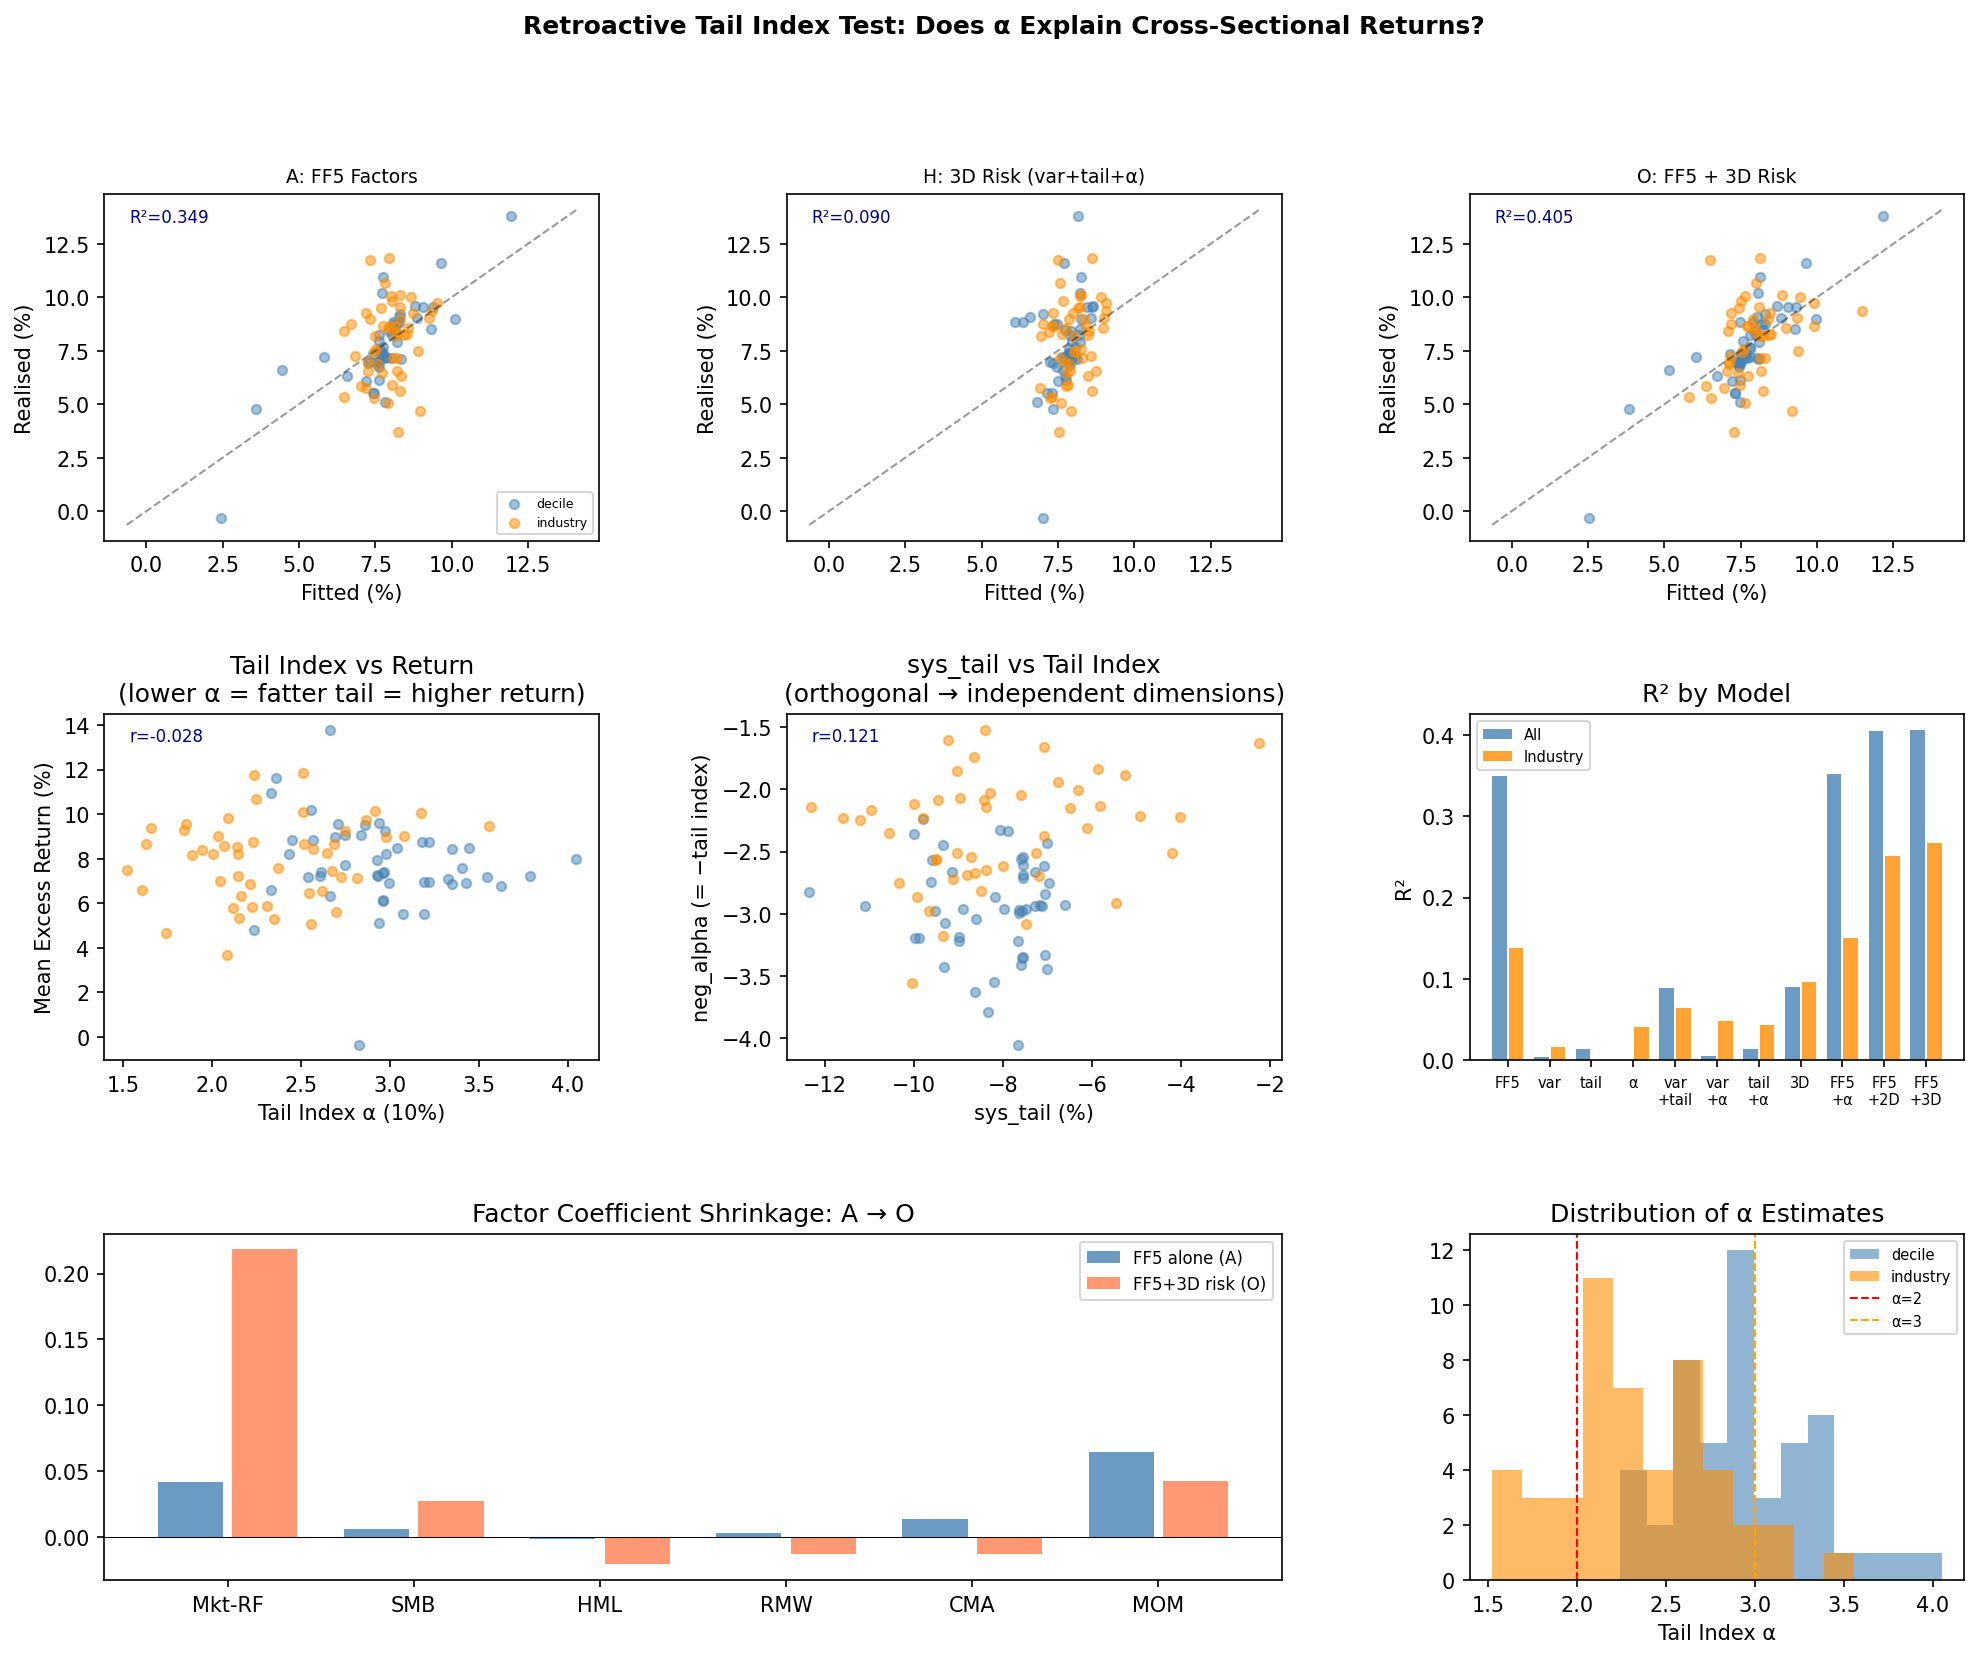

The script that saved this image:
"""
Retroactive Tail Index Test
============================
Cleanest possible test: does realised full-sample systematic tail index
explain cross-sectional variation in realised full-sample mean returns,
and does it mediate FF5 factor explanatory power?

No rolling windows. No forward prediction. Just:
  - Full sample (1963-2026) tail index for each portfolio
  - Full sample mean excess return for each portfolio
  - Cross-sectional regression

Key questions:
  1. What % of cross-sectional return variation does tail index explain?
  2. Does tail index outperform sys_var and sys_tail?
  3. Does tail index absorb factor explanatory power?
     (how much does each factor coefficient shrink?)
  4. Does tail index plus sys_var and sys_tail together
     explain more than any alone? (are they complementary?)
  5. What is the implied relative pricing of each risk dimension?

Test assets: FF5 decile portfolios + 49 industry portfolios
"""

import sys, warnings
warnings.filterwarnings('ignore')

try:
    import distutils
except ImportError:
    import types
    distutils = types.ModuleType('distutils')
    distutils.version = types.ModuleType('distutils.version')
    sys.modules['distutils'] = distutils
    sys.modules['distutils.version'] = distutils.version

import pandas as pd
import numpy as np
from scipy import stats
from sklearn.preprocessing import StandardScaler
import statsmodels.api as sm
import requests, zipfile, io
import matplotlib
matplotlib.use('Agg')
import matplotlib.pyplot as plt
import matplotlib.gridspec as gridspec


# ══════════════════════════════════════════════════════════════════════════════
# 1.  DATA
# ══════════════════════════════════════════════════════════════════════════════

FF_BASE = "https://mba.tuck.dartmouth.edu/pages/faculty/ken.french/ftp"
HEADERS = {'User-Agent': 'Mozilla/5.0 (Macintosh; Intel Mac OS X 10_15_7)'}

def _get_zip(filename):
    url = f"{FF_BASE}/{filename}_CSV.zip"
    r = requests.get(url, headers=HEADERS, timeout=30)
    r.raise_for_status()
    zf = zipfile.ZipFile(io.BytesIO(r.content))
    return zf.read(zf.namelist()[0]).decode('utf-8', errors='replace')

def _parse_monthly(content, n_cols):
    lines, rows, in_data = content.split('\n'), [], False
    for line in lines:
        s = line.strip().rstrip(',')
        if not s:
            if in_data: break
            continue
        parts = [p.strip() for p in s.split(',')]
        parts = [p for p in parts if p]
        if parts and parts[0].isdigit() and len(parts[0]) == 6:
            in_data = True
            if len(parts) >= n_cols:
                rows.append(parts[:n_cols])
        elif in_data:
            break
    return rows

def _make_df(rows, cols):
    df = pd.DataFrame(rows, columns=cols)
    df['Date'] = pd.to_datetime(df['Date'].str.strip(), format='%Y%m')
    df = df.set_index('Date').astype(float)
    return df.replace(-99.99, np.nan).replace(-999., np.nan)

def fetch_data():
    print("Fetching data...")
    rows = _parse_monthly(_get_zip('F-F_Research_Data_5_Factors_2x3'), 7)
    factors = _make_df(rows, ['Date','Mkt-RF','SMB','HML','RMW','CMA','RF'])
    print("  ✓ FF5 factors")
    rows = _parse_monthly(_get_zip('F-F_Momentum_Factor'), 2)
    mom = _make_df(rows, ['Date','MOM'])
    print("  ✓ Momentum factor")
    decile_specs = {
        'value': ('Portfolios_Formed_on_BE-ME', 11),
        'size':  ('Portfolios_Formed_on_ME',    11),
        'prof':  ('Portfolios_Formed_on_OP',    11),
        'inv':   ('Portfolios_Formed_on_INV',   11),
        'mom':   ('10_Portfolios_Prior_12_2',   11),
    }
    deciles = {}
    for name, (fname, nc) in decile_specs.items():
        rows = _parse_monthly(_get_zip(fname), nc)
        cols = ['Date'] + [f'D{i+1}' for i in range(10)]
        deciles[name] = _make_df(rows, cols)
        print(f"  ✓ {name} deciles")
    rows = _parse_monthly(_get_zip('49_Industry_Portfolios'), 50)
    industries = _make_df(rows, ['Date'] + [f'Ind{i+1}' for i in range(49)])
    print("  ✓ 49 industry portfolios")
    return factors, mom, deciles, industries


# ══════════════════════════════════════════════════════════════════════════════
# 2.  HILL ESTIMATOR
# ══════════════════════════════════════════════════════════════════════════════

def hill_estimator(losses, k_fraction=0.10, min_k=10):
    """
    Hill estimator for tail index α.
    Applied to portfolio losses in market tail months.
    Lower α = fatter systematic tail = riskier.
    """
    losses = np.asarray(losses, dtype=float)
    losses = losses[losses > 0]
    losses = np.sort(losses)[::-1]
    n = len(losses)
    if n < min_k:
        return np.nan, 0
    k = max(min_k, int(n * k_fraction))
    k = min(k, n - 1)
    log_ratios = np.log(losses[:k] / losses[k])
    if np.sum(log_ratios) <= 0:
        return np.nan, 0
    return float(k / np.sum(log_ratios)), k


# ══════════════════════════════════════════════════════════════════════════════
# 3.  PORTFOLIO CHARACTERISTICS
# ══════════════════════════════════════════════════════════════════════════════

FACTOR_VARS = ['load_Mkt-RF','load_SMB','load_HML',
               'load_RMW','load_CMA','load_MOM']

def compute_chars(ret_series, factors_df):
    """Full-sample characteristics for one portfolio."""
    idx = ret_series.index.intersection(factors_df.index)
    ret = ret_series.loc[idx].dropna() / 100
    idx = ret.index.intersection(factors_df.index)
    if len(idx) < 60:
        return None

    r   = ret.loc[idx]
    rf  = factors_df.loc[idx,'RF']  / 100
    mkt = factors_df.loc[idx,'Mkt-RF'] / 100
    smb = factors_df.loc[idx,'SMB'] / 100
    hml = factors_df.loc[idx,'HML'] / 100
    rmw = factors_df.loc[idx,'RMW'] / 100
    cma = factors_df.loc[idx,'CMA'] / 100
    mom_s = factors_df.loc[idx,'MOM'] / 100 \
            if 'MOM' in factors_df.columns \
            else pd.Series(0.0, index=idx)

    r_exc  = r - rf
    rm_exc = mkt

    # Factor loadings
    Xf  = sm.add_constant(pd.DataFrame({
        'Mkt-RF': mkt,'SMB': smb,'HML': hml,
        'RMW': rmw,'CMA': cma,'MOM': mom_s}))
    reg  = sm.OLS(r_exc, Xf).fit()
    beta = float(reg.params['Mkt-RF'])
    loadings = {f'load_{k}': reg.params[k]
                for k in ['Mkt-RF','SMB','HML','RMW','CMA','MOM']}

    # Systematic variance
    sys_var = float(beta**2 * rm_exc.var())

    # Tail measures at multiple thresholds
    tail_results = {}
    for q, ql in [(0.05,'q5'),(0.10,'q10'),(0.20,'q20')]:
        thresh    = float(np.percentile(rm_exc.dropna(), q*100))
        tail_mask = rm_exc <= thresh
        r_tail    = r_exc[tail_mask]
        rm_tail   = rm_exc[tail_mask]

        # sys_tail: mean return in market tail months
        sys_tail = float(r_tail.mean()) if len(r_tail) > 3 else np.nan

        # Tail index: Hill estimator on losses in market tail months
        losses   = -r_tail.values
        alpha, n_used = hill_estimator(losses, k_fraction=0.5,
                                        min_k=max(5, len(losses)//3))

        # Tail beta
        if len(r_tail) > 5 and rm_tail.var() > 1e-12:
            tail_beta = float(np.cov(r_tail, rm_tail)[0,1] / rm_tail.var())
        else:
            tail_beta = np.nan

        tail_results[f'sys_tail_{ql}']   = sys_tail
        tail_results[f'tail_alpha_{ql}'] = alpha
        tail_results[f'neg_alpha_{ql}']  = -alpha if not np.isnan(alpha) else np.nan
        tail_results[f'tail_beta_{ql}']  = tail_beta
        tail_results[f'n_tail_{ql}']     = n_used

    # Standalone moments
    sigma  = float(r_exc.std())
    skew   = float(stats.skew(r_exc.dropna()))
    kurt   = float(stats.kurtosis(r_exc.dropna()))
    var_5  = float(np.percentile(r_exc.dropna(), 5))

    # Mean excess return (annualised)
    mean_excess = float(r_exc.mean() * 12)

    return {
        'mean_excess': mean_excess,
        'n_obs':       len(idx),
        **loadings,
        'beta':        beta,
        'sys_var':     sys_var,
        'sigma':       sigma,
        'skewness':    skew,
        'kurtosis':    kurt,
        'var_5':       var_5,
        **tail_results,
    }


def build_cross_section(all_factors, deciles, industries):
    print("\nBuilding full-sample cross-section...")
    rows = []
    for fname, ddf in deciles.items():
        for col in ddf.columns:
            s   = ddf[col].dropna()
            idx = s.index.intersection(all_factors.index)
            row = compute_chars(s.loc[idx], all_factors.loc[idx])
            if row:
                row['portfolio_type'] = 'decile'
                row['factor_group']   = fname
                rows.append(row)
    for col in industries.columns:
        s   = industries[col].dropna()
        idx = s.index.intersection(all_factors.index)
        row = compute_chars(s.loc[idx], all_factors.loc[idx])
        if row:
            row['portfolio_type'] = 'industry'
            row['factor_group']   = 'industry'
            rows.append(row)
    df = pd.DataFrame(rows)
    print(f"  {len(df)} portfolios  "
          f"({(df.portfolio_type=='decile').sum()} decile, "
          f"{(df.portfolio_type=='industry').sum()} industry)")

    # Report tail index summary
    print(f"\n  Tail index summary (full sample, ~{int(df.n_obs.mean())} months):")
    for ql in ['q5','q10','q20']:
        col = f'tail_alpha_{ql}'
        v   = df[col].dropna()
        n   = df[f'n_tail_{ql}'].mean()
        print(f"    {ql}: α mean={v.mean():.2f}  std={v.std():.2f}  "
              f"min={v.min():.2f}  max={v.max():.2f}  "
              f"(avg {n:.0f} tail obs)")
    return df


# ══════════════════════════════════════════════════════════════════════════════
# 4.  CROSS-SECTIONAL REGRESSIONS
# ══════════════════════════════════════════════════════════════════════════════

def run_cross_section(df, label='All portfolios'):
    req = (FACTOR_VARS +
           ['mean_excess','sys_var',
            'sys_tail_q5','sys_tail_q10','sys_tail_q20',
            'neg_alpha_q5','neg_alpha_q10','neg_alpha_q20',
            'sigma','var_5'])
    sub = df.dropna(subset=req)
    y   = sub['mean_excess']
    n   = len(sub)

    print(f"\n{'='*65}")
    print(f"Retroactive Tail Index Test: {label}  (N={n})")
    print(f"{'='*65}")

    # Models
    models = {
        'A  FF5 factors':                      FACTOR_VARS,
        'B  sys_var only':                     ['sys_var'],
        'C  sys_tail (q10) only':              ['sys_tail_q10'],
        'D  neg_alpha (q10) only':             ['neg_alpha_q10'],
        'E  sys_var + sys_tail [2D]':          ['sys_var','sys_tail_q10'],
        'F  sys_var + neg_alpha':              ['sys_var','neg_alpha_q10'],
        'G  sys_tail + neg_alpha':             ['sys_tail_q10','neg_alpha_q10'],
        'H  3D: var + tail + alpha':           ['sys_var','sys_tail_q10',
                                                'neg_alpha_q10'],
        'I  alpha at q5':                      ['neg_alpha_q5'],
        'J  alpha at q20':                     ['neg_alpha_q20'],
        'K  3D at q5':                         ['sys_var','sys_tail_q5',
                                                'neg_alpha_q5'],
        'L  3D at q20':                        ['sys_var','sys_tail_q20',
                                                'neg_alpha_q20'],
        'M  FF5 + neg_alpha':                  FACTOR_VARS + ['neg_alpha_q10'],
        'N  FF5 + 2D risk':                    FACTOR_VARS + ['sys_var',
                                                               'sys_tail_q10'],
        'O  FF5 + 3D risk':                    FACTOR_VARS + ['sys_var',
                                                'sys_tail_q10','neg_alpha_q10'],
    }

    regs = {}
    ra   = sm.OLS(y, sm.add_constant(sub[FACTOR_VARS])).fit()
    regs['A'] = ra

    print(f"\n── R² Comparison ────────────────────────────────────────────────")
    print(f"  {'Model':<42} {'R²':>7}  {'% of A':>8}")
    print("  " + "-"*60)
    print(f"  {'A  FF5 factors':<42} {ra.rsquared:>7.4f}  {'100.0%':>8}")

    for mname, mvars in list(models.items())[1:]:
        reg = sm.OLS(y, sm.add_constant(sub[mvars])).fit()
        regs[mname[0]] = reg
        pct = reg.rsquared / ra.rsquared * 100 if ra.rsquared > 0 else 0
        print(f"  {mname:<42} {reg.rsquared:>7.4f}  {pct:>7.1f}%")

    # ── Standardised coefficients ─────────────────────────────────────────────
    risk_vars = ['sys_var','sys_tail_q10','neg_alpha_q10',
                 'neg_alpha_q5','neg_alpha_q20']
    scaler    = StandardScaler()
    sub_std   = sub.copy()
    sub_std[risk_vars] = scaler.fit_transform(sub[risk_vars])
    stds = sub[risk_vars].std()

    rh_std = sm.OLS(y, sm.add_constant(
        sub_std[['sys_var','sys_tail_q10','neg_alpha_q10']])).fit()

    print(f"\n── Standardised 3D Risk Coefficients ────────────────────────────")
    print(f"  Each coef = annualised % return per 1-SD increase")
    print(f"  {'Variable':<20} {'1-SD':>10} {'Std coef':>10} "
          f"{'t-stat':>8}  Theory  Sig?")
    print("  " + "-"*64)
    for v, theory in [('sys_var','+'),('sys_tail_q10','+'),
                       ('neg_alpha_q10','+')]:
        c  = rh_std.params.get(v, np.nan)
        t  = rh_std.tvalues.get(v, np.nan)
        sd = stds.get(v, np.nan)
        sig = '***' if abs(t)>3 else ('*' if abs(t)>2 else '  ')
        match = '✓' if (c>0)==(theory=='+') else '✗'
        print(f"  {v:<20} {sd:>+10.5f} {c*100:>+9.3f}%  "
              f"{t:>+8.2f}  {theory}  {match}  {sig}")

    # ── Does alpha add over 2D? ───────────────────────────────────────────────
    print(f"\n── Does Tail Index Add Over 2D Risk? ────────────────────────────")
    from scipy.stats import f as f_dist
    def ft(r2_r, r2_f, n, k_f, k_r):
        if k_f<=k_r: return np.nan, np.nan
        fs = ((r2_f-r2_r)/(k_f-k_r))/((1-r2_f)/(n-k_f))
        return fs, 1-f_dist.cdf(fs,k_f-k_r,n-k_f)

    tests = [
        ('neg_alpha adds over sys_var alone',
         regs['B'], regs['F'], 1, 2),
        ('neg_alpha adds over sys_tail alone',
         regs['C'], regs['G'], 1, 2),
        ('neg_alpha adds over 2D (var+tail)',
         regs['E'], regs['H'], 2, 3),
        ('3D risk adds over FF5',
         regs['A'], regs['O'], len(FACTOR_VARS), len(FACTOR_VARS)+3),
        ('FF5 adds over 3D risk',
         regs['H'], regs['O'], 3, len(FACTOR_VARS)+3),
        ('2D risk adds over FF5',
         regs['A'], regs['N'], len(FACTOR_VARS), len(FACTOR_VARS)+2),
    ]
    for desc, r_r, r_f, k_r, k_f in tests:
        fs, p = ft(r_r.rsquared, r_f.rsquared, n, k_f+1, k_r+1)
        if np.isnan(fs): continue
        sig = 'YES ***' if p<0.01 else ('yes *' if p<0.05 else 'no    ')
        print(f"  {desc:<46} F={fs:6.2f}  p={p:.4f}  {sig}")

    # ── Factor shrinkage under 3D risk ────────────────────────────────────────
    print(f"\n── Factor Coefficient Shrinkage A → O (FF5 + 3D risk) ───────────")
    ro = regs['O']
    print(f"  {'Factor':<14} {'A coef':>10} {'O coef':>10} "
          f"{'Shrink':>8}  {'A t':>6}  {'O t':>6}")
    print("  " + "-"*58)
    for v in FACTOR_VARS:
        ca = ra.params.get(v, np.nan)
        co = ro.params.get(v, np.nan)
        ta = ra.tvalues.get(v, np.nan)
        to = ro.tvalues.get(v, np.nan)
        sh = (1-abs(co)/abs(ca))*100 if abs(ca)>1e-10 else np.nan
        sa = '*' if abs(ta)>2 else ' '
        so = '*' if abs(to)>2 else ' '
        print(f"  {v:<14} {ca:>+10.4f} {co:>+10.4f} "
              f"{sh:>7.1f}%  {ta:>+5.2f}{sa}  {to:>+5.2f}{so}")

    # ── Threshold robustness ──────────────────────────────────────────────────
    print(f"\n── Tail Index Robustness Across Thresholds ──────────────────────")
    print(f"  {'Threshold':<12} {'α R²':>8} {'α alone t':>10} "
          f"{'adds over 2D?':>14} {'2D+α R²':>9}")
    print("  " + "-"*58)
    for ql, q in [('q5',0.05),('q10',0.10),('q20',0.20)]:
        na_col  = f'neg_alpha_{ql}'
        st_col  = f'sys_tail_{ql}'
        req_q   = ['mean_excess','sys_var', st_col, na_col]
        sub_q   = sub.dropna(subset=req_q)
        y_q     = sub_q['mean_excess']
        r_na    = sm.OLS(y_q, sm.add_constant(sub_q[[na_col]])).fit()
        r_2d    = sm.OLS(y_q, sm.add_constant(sub_q[['sys_var',st_col]])).fit()
        r_3d    = sm.OLS(y_q, sm.add_constant(
                    sub_q[['sys_var',st_col,na_col]])).fit()
        t_na    = r_na.tvalues.get(na_col, np.nan)
        fs, p   = ft(r_2d.rsquared, r_3d.rsquared,
                     len(sub_q), 4, 3)
        sig     = 'YES ***' if p<0.01 else ('yes *' if p<0.05 else 'no')
        print(f"  {ql:<12} {r_na.rsquared:>8.4f} {t_na:>+10.2f} "
              f"{sig:>14}  {r_3d.rsquared:>9.4f}")

    return regs, sub


# ══════════════════════════════════════════════════════════════════════════════
# 5.  PLOTS
# ══════════════════════════════════════════════════════════════════════════════

def make_plots(df, regs_all, regs_ind, outpath='retroactive_tail_index.png'):
    req = (FACTOR_VARS + ['mean_excess','sys_var','sys_tail_q10',
                           'neg_alpha_q10','tail_alpha_q10'])
    sub = df.dropna(subset=req)
    colors = {'decile':'steelblue','industry':'darkorange'}

    fig = plt.figure(figsize=(16, 12))
    gs  = gridspec.GridSpec(3, 3, figure=fig, hspace=0.5, wspace=0.38)

    def scatter(ax, reg, title, sub_=None):
        if sub_ is None: sub_ = sub
        yhat = reg.fittedvalues
        for pt, grp in sub_.groupby('portfolio_type'):
            ax.scatter(yhat.loc[grp.index]*100, grp['mean_excess']*100,
                       alpha=0.5, s=20, color=colors[pt], label=pt)
        lo = min(yhat.min(), sub_['mean_excess'].min())*100-0.3
        hi = max(yhat.max(), sub_['mean_excess'].max())*100+0.3
        ax.plot([lo,hi],[lo,hi],'k--',lw=1,alpha=0.4)
        ax.set_title(title, fontsize=9)
        ax.set_xlabel('Fitted (%)'); ax.set_ylabel('Realised (%)')
        ax.text(0.05,0.92,f'R²={reg.rsquared:.3f}',
                transform=ax.transAxes, fontsize=8, color='navy')

    ax1 = fig.add_subplot(gs[0,0])
    scatter(ax1, regs_all['A'], 'A: FF5 Factors')
    ax1.legend(fontsize=6)

    ax2 = fig.add_subplot(gs[0,1])
    if 'H' in regs_all:
        scatter(ax2, regs_all['H'], 'H: 3D Risk (var+tail+α)')

    ax3 = fig.add_subplot(gs[0,2])
    if 'O' in regs_all:
        scatter(ax3, regs_all['O'], 'O: FF5 + 3D Risk')

    # Tail alpha vs return
    ax4 = fig.add_subplot(gs[1,0])
    for pt, grp in sub.groupby('portfolio_type'):
        ax4.scatter(grp['tail_alpha_q10'], grp['mean_excess']*100,
                    alpha=0.5, s=20, color=colors[pt])
    ax4.set_xlabel('Tail Index α (10%)')
    ax4.set_ylabel('Mean Excess Return (%)')
    ax4.set_title('Tail Index vs Return\n(lower α = fatter tail = higher return)')
    corr = sub['tail_alpha_q10'].corr(sub['mean_excess'])
    ax4.text(0.05,0.92,f'r={corr:.3f}',
             transform=ax4.transAxes, fontsize=8, color='navy')

    # sys_tail vs neg_alpha (how correlated?)
    ax5 = fig.add_subplot(gs[1,1])
    for pt, grp in sub.groupby('portfolio_type'):
        ax5.scatter(grp['sys_tail_q10']*100, grp['neg_alpha_q10'],
                    alpha=0.5, s=20, color=colors[pt])
    ax5.set_xlabel('sys_tail (%)')
    ax5.set_ylabel('neg_alpha (= −tail index)')
    ax5.set_title('sys_tail vs Tail Index\n(orthogonal → independent dimensions)')
    corr = sub['sys_tail_q10'].corr(sub['neg_alpha_q10'])
    ax5.text(0.05,0.92,f'r={corr:.3f}',
             transform=ax5.transAxes, fontsize=8, color='navy')

    # R² bar chart
    ax6 = fig.add_subplot(gs[1,2])
    mkeys = ['A','B','C','D','E','F','G','H','M','N','O']
    mlabs = ['FF5','var','tail','α','var\n+tail','var\n+α',
             'tail\n+α','3D','FF5\n+α','FF5\n+2D','FF5\n+3D']
    r2_all = [regs_all.get(k,type('',(),{'rsquared':0})()).rsquared
              for k in mkeys]
    r2_ind = [regs_ind.get(k,type('',(),{'rsquared':0})()).rsquared
              if regs_ind else 0 for k in mkeys]
    x = np.arange(len(mkeys))
    ax6.bar(x-0.2, r2_all, 0.35, label='All', color='steelblue', alpha=0.8)
    ax6.bar(x+0.2, r2_ind, 0.35, label='Industry', color='darkorange', alpha=0.8)
    ax6.set_xticks(x); ax6.set_xticklabels(mlabs, fontsize=7)
    ax6.set_ylabel('R²'); ax6.set_title('R² by Model')
    ax6.legend(fontsize=7)

    # Factor shrinkage
    ax7 = fig.add_subplot(gs[2,:2])
    fnames = [v.replace('load_','') for v in FACTOR_VARS]
    coef_a = [regs_all['A'].params.get(v,0) for v in FACTOR_VARS]
    coef_o = [regs_all['O'].params.get(v,0) for v in FACTOR_VARS] \
              if 'O' in regs_all else [0]*len(FACTOR_VARS)
    x2 = np.arange(len(FACTOR_VARS))
    ax7.bar(x2-0.2, coef_a, 0.35, label='FF5 alone (A)',
            color='steelblue', alpha=0.8)
    if 'O' in regs_all:
        ax7.bar(x2+0.2, coef_o, 0.35, label='FF5+3D risk (O)',
                color='coral', alpha=0.8)
    ax7.axhline(0, color='black', lw=0.5)
    ax7.set_xticks(x2); ax7.set_xticklabels(fnames)
    ax7.set_title('Factor Coefficient Shrinkage: A → O')
    ax7.legend(fontsize=8)

    # Tail index distribution
    ax8 = fig.add_subplot(gs[2,2])
    for pt, grp in sub.groupby('portfolio_type'):
        ax8.hist(grp['tail_alpha_q10'].dropna(), bins=12, alpha=0.6,
                 label=pt, color=colors[pt])
    ax8.axvline(2, color='red', ls='--', lw=1, label='α=2')
    ax8.axvline(3, color='orange', ls='--', lw=1, label='α=3')
    ax8.set_xlabel('Tail Index α'); ax8.set_title('Distribution of α Estimates')
    ax8.legend(fontsize=7)

    fig.suptitle('Retroactive Tail Index Test: Does α Explain Cross-Sectional Returns?',
                 fontsize=12, fontweight='bold')
    fig.savefig(outpath, dpi=150, bbox_inches='tight')
    print(f"\n  Plot saved: {outpath}")
    plt.close(fig)


# ══════════════════════════════════════════════════════════════════════════════
# 6.  MAIN
# ══════════════════════════════════════════════════════════════════════════════

def main():
    print("="*65)
    print("Retroactive Tail Index Test")
    print("Full-sample α vs full-sample returns — cleanest possible test")
    print("="*65)

    factors, mom, deciles, industries = fetch_data()
    all_factors = factors.join(mom, how='left').fillna(0)

    df = build_cross_section(all_factors, deciles, industries)

    # All portfolios
    regs_all, sub_all = run_cross_section(df, 'All portfolios')

    # Industry only
    ind_df  = df[df['portfolio_type']=='industry']
    regs_ind = None
    if len(ind_df) > 20:
        regs_ind, _ = run_cross_section(ind_df, 'Industry portfolios only')

    # Plots
    print("\nGenerating plots...")
    make_plots(df, regs_all, regs_ind)

    # Summary
    ra = regs_all['A']
    rd = regs_all.get('D')
    rh = regs_all.get('H')
    ro = regs_all.get('O')

    print("\n" + "="*65)
    print("SUMMARY")
    print("="*65)
    print(f"  N portfolios:              {len(sub_all)}")
    print(f"  FF5 factors R²:            {ra.rsquared:.4f}")
    if rd:
        print(f"  neg_alpha alone R²:        {rd.rsquared:.4f}  "
              f"({rd.rsquared/ra.rsquared*100:.1f}% of FF5)")
    if rh:
        print(f"  3D risk (var+tail+α) R²:   {rh.rsquared:.4f}  "
              f"({rh.rsquared/ra.rsquared*100:.1f}% of FF5)")
    if ro:
        print(f"  FF5 + 3D risk R²:          {ro.rsquared:.4f}")

    # Key finding: does α add over 2D?
    re = regs_all.get('E')
    if re and rh:
        delta = rh.rsquared - re.rsquared
        t_a   = rh.tvalues.get('neg_alpha_q10', np.nan)
        print(f"\n  Does tail index add over 2D risk?")
        print(f"    ΔR² = {delta:.4f}  t(neg_alpha) = {t_a:+.2f}")
        if abs(t_a) > 2:
            print(f"    YES — power law shape is independently priced")
        else:
            print(f"    NO  — 2D risk is sufficient; α adds nothing")
    print("="*65)
    print("\nDone.")


if __name__ == '__main__':
    main()
